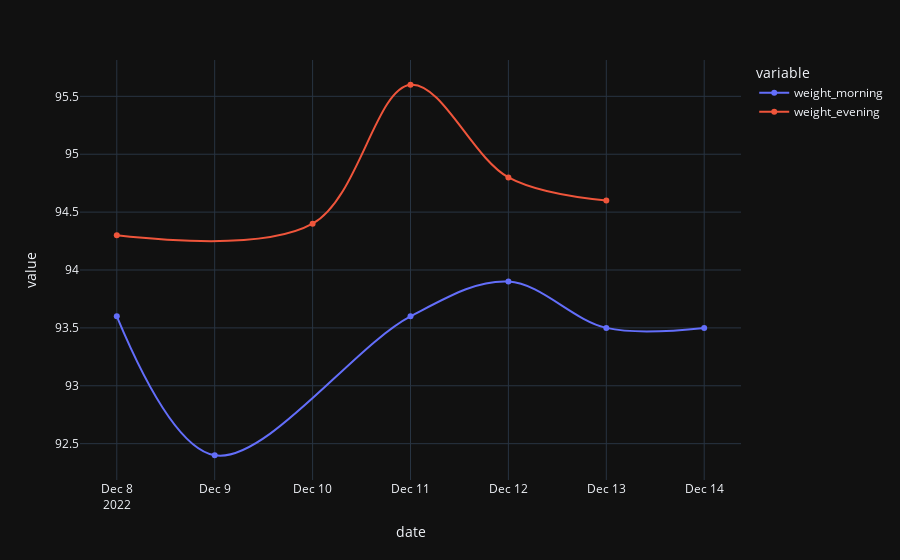

Notebook code for this chart:
### Code cell
fig = px.line(
    df,
    # x="date",
    # y="weight",
    # color="time_of_day",
    line_shape="spline",
    # connectgaps=True,

    markers=True,
    # text="weight",
)
fig.update_traces(connectgaps=True)

fig.show()

### Figure 1 — Plotly figure (JSON) as saved in the notebook; plotly's stock layout.template omitted (floating-point values rounded to 4 significant figures)
{"data": [{"hovertemplate": "variable=weight_morning<br>date=%{x}<br>value=%{y}<extra></extra>", "legendgroup": "weight_morning", "line": {"color": "#636efa", "dash": "solid", "shape": "spline"}, "marker": {"symbol": "circle"}, "mode": "lines+markers", "name": "weight_morning", "orientation": "v", "showlegend": true, "x": ["2022-12-08", "2022-12-09", "2022-12-10", "2022-12-11", "2022-12-12", "2022-12-13", "2022-12-14"], "xaxis": "x", "y": [93.6, 92.4, null, 93.6, 93.9, 93.5, 93.5], "yaxis": "y", "type": "scatter", "connectgaps": true}, {"hovertemplate": "variable=weight_evening<br>date=%{x}<br>value=%{y}<extra></extra>", "legendgroup": "weight_evening", "line": {"color": "#EF553B", "dash": "solid", "shape": "spline"}, "marker": {"symbol": "circle"}, "mode": "lines+markers", "name": "weight_evening", "orientation": "v", "showlegend": true, "x": ["2022-12-08", "2022-12-09", "2022-12-10", "2022-12-11", "2022-12-12", "2022-12-13", "2022-12-14"], "xaxis": "x", "y": [94.3, null, 94.4, 95.6, 94.8, 94.6, null], "yaxis": "y", "type": "scatter", "connectgaps": true}], "layout": {"xaxis": {"anchor": "y", "domain": [0.0, 1.0], "title": {"text": "date"}}, "yaxis": {"anchor": "x", "domain": [0.0, 1.0], "title": {"text": "value"}}, "legend": {"title": {"text": "variable"}, "tracegroupgap": 0}, "margin": {"t": 60}}}
